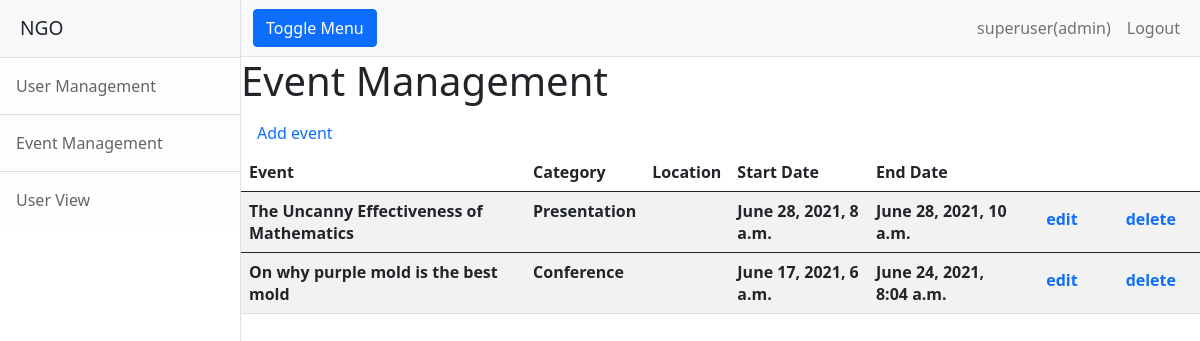
The app's page /events/ (signed in), older data.
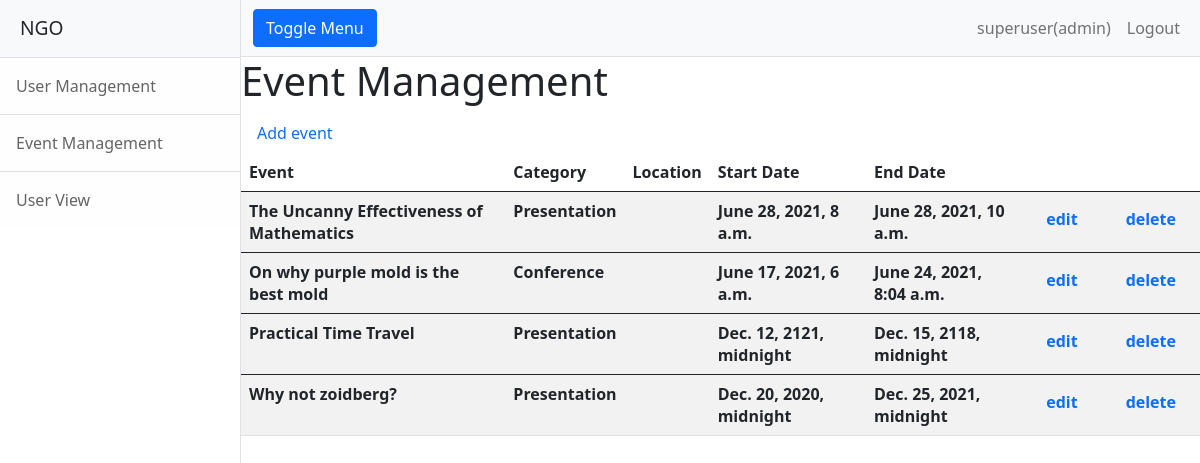
The same page, newer data.
### UserApp/models.py (models this page shows, shortened)
class CustomUser(AbstractBaseUser, PermissionsMixin):
    email = models.EmailField(_('email address'), unique=True)
    username = models.CharField(max_length=150, unique=True)
    firstName=models.CharField(max_length=40)
    lastName=models.CharField(max_length=40)
    role=models.CharField(max_length=40, default="user", choices = ROLE_CHOICES)
    is_staff = models.BooleanField(default=False)
    is_active = models.BooleanField(default=True)
    objects = CustomAccountManager()
    USERNAME_FIELD = 'username'
    REQUIRED_FIELDS = ["email", "firstName", "lastName", "role"]

### events/models.py (models this page shows)
class Event(models.Model):
    class EventCategory(models.TextChoices):
        SEMINAR = 'Seminar'
        CONFERENCE = 'Conference'
        PRESENTATION = 'Presentation'
    name = models.CharField(max_length=40)
    description = models.CharField(max_length=200)
    image = models.ImageField(null=True, blank=True)
    category = models.CharField(
        max_length=12,
        choices=EventCategory.choices,
        default=EventCategory.PRESENTATION
    )
    start = models.DateTimeField()
    end = models.DateTimeField()
    adult_price = models.FloatField()
    child_price = models.FloatField()
    allow_registration = models.BooleanField(default=False)

### events/views.py (the view)
# urls.py: path('', views.EventListView.as_view(), name="events-list"),
class EventListView(LoginRequiredMixin, ListView):
    model = Event
    template_name = "events/adevents_list.html"
    context_object_name = "events"
    def dispatch(self, request, *args, **kwargs):
        if request.user.is_authenticated:
            if not request.user.role == "admin":
                return HttpResponseForbidden()
        else:
            return HttpResponseForbidden()
        return super().dispatch(request, *args, **kwargs)

### events/templates/events/adevents_list.html (shortened to what this page needs)
{% extends "events/base.html" %}
{% block content %}
  <h1>Event Management</h1>
   <a class="nav-link" href="{% url 'events-create' %}">Add event</a>
  <table class="table table-striped">
  <thead class="thead-dark">
    <tr>
      <th scope="col">Event</th>
      <th scope="col">Category</th>
      <th scope="col">Location</th>
      <th scope="col">Start Date</th>
      <th scope="col">End Date</th>
      <th scope="col">&nbsp;&nbsp;</th>
      <th scope="col">&nbsp;&nbsp;</th>
    </tr>
  </thead>
  {% for event in events %}
      <tr>
        <th>{{ event.name }}</th>
        <th>{{ event.category }}</th>
        <th>{{ event.location }}</th>
        <th>{{ event.start }}</th>
        <th>{{ event.end }}</th>
        <th><a class="nav-link" href="{% url 'events-update' event.pk %}">edit</a></th>
        <th><a class="nav-link" href="{% url 'events-delete' event.pk %}">delete</a></th>
      </tr>
  {% endfor %}
  </table>
{% endblock content %}

### events/templates/events/base.html (shortened to what this page needs)
{% load static %}
<html lang="en">
    <head>
        <link href="{% static 'css/styles.css' %}" rel="stylesheet" />
    </head>
    <body>
        <div class="d-flex" id="wrapper">
            <div class="border-end bg-white" id="sidebar-wrapper">
                <div class="sidebar-heading border-bottom bg-light">NGO</div>
                <div class="list-group list-group-flush">
                    {% if user.is_authenticated %}
                      {% if user.role == "admin" %}
                        <a class="list-group-item list-group-item-action list-group-item-light p-3" href="{% url 'users-list' %}">User Management</a>
                        <a class="list-group-item list-group-item-action list-group-item-light p-3" href="{% url 'events-list' %}">Event Management</a>
                        <a class="list-group-item list-group-item-action list-group-item-light p-3" href="#!">User View</a>
                      {% endif %}
                    {% else %}
                    <a class="list-group-item list-group-item-action list-group-item-light p-3" href="#!">Event </a>
                    {% endif %}
                </div>
            </div>
            <div id="page-content-wrapper">
                <nav class="navbar navbar-expand-lg navbar-light bg-light border-bottom">
                    <div class="container-fluid">
                        <button class="btn btn-primary" id="sidebarToggle">Toggle Menu</button>
                        <div class="collapse navbar-collapse" id="navbarSupportedContent">
                            <ul class="navbar-nav ms-auto mt-2 mt-lg-0">
                                {% if user.is_authenticated %}
                                  <li class="nav-item active"><a class="nav-link" href="#!">{{ user.username }}({{ user.role }})</a></li>
                                  <a class="nav-item nav-link" href="{% url 'logout' %}">Logout</a>
                                {% else %}
                                  <a class="nav-item nav-link" href="{% url 'login' %}">Login</a>
                                {% endif %}
                            </ul>
                        </div>
                    </div>
                </nav>
                {% block content %}{% endblock %}
            </div>
        </div>
    </body>
</html>

Row changes from the older to the newer data that the page shows:
added Event: name "Practical Time Travel", category "Presentation", start "Dec. 12, 2121, midnight", end "Dec. 15, 2118, midnight"
added Event: name "Why not zoidberg?", category "Presentation", start "Dec. 20, 2020, midnight", end "Dec. 25, 2021, midnight"
